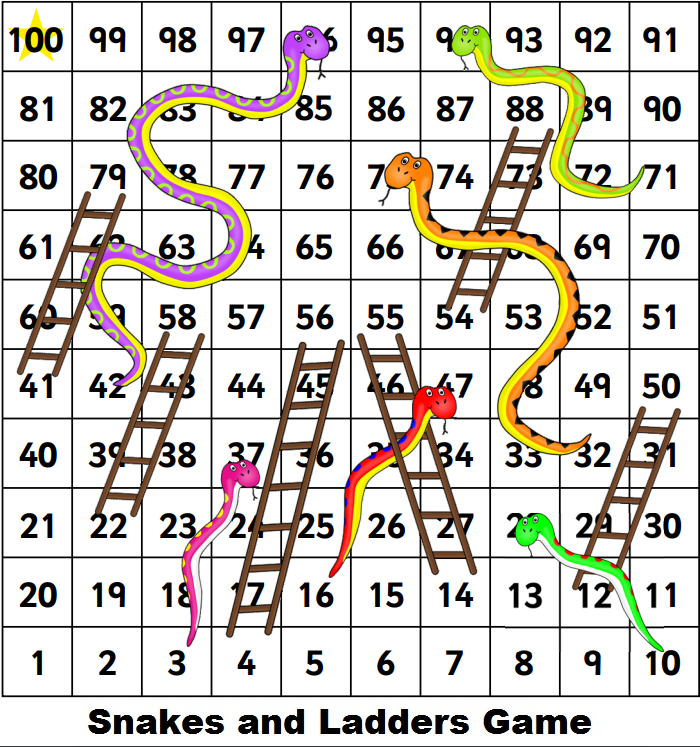
#> input picture dummy python code templates/sal.png, 700 x 747 px
$ python imgprcessing2.py
#> lines starting #> are read from the running program, lines starting #| are printed output that depends on the picture
#Enhancement
import cv2

img=cv2.imread('sal.png')
#> img is the input picture: shape (747, 700, 3); mean B, G, R 197.8, 204.9, 209.5
clahe=cv2.createCLAHE
t=cv2.cvtColor(img,cv2.COLOR_BGR2GRAY)
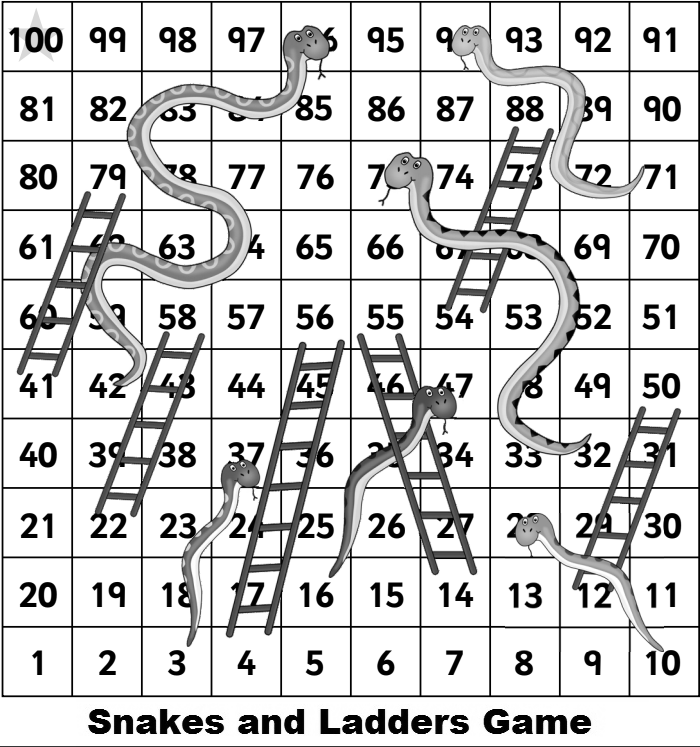
#> t: shape (747, 700); min 0, max 255, mean 205.5
cv2.imshow('save.png',t)
if cv2.waitKey(0) & 0xFF == ord('q'):
#> (key q is pressed here)
    cv2.destroyAllWindows()
